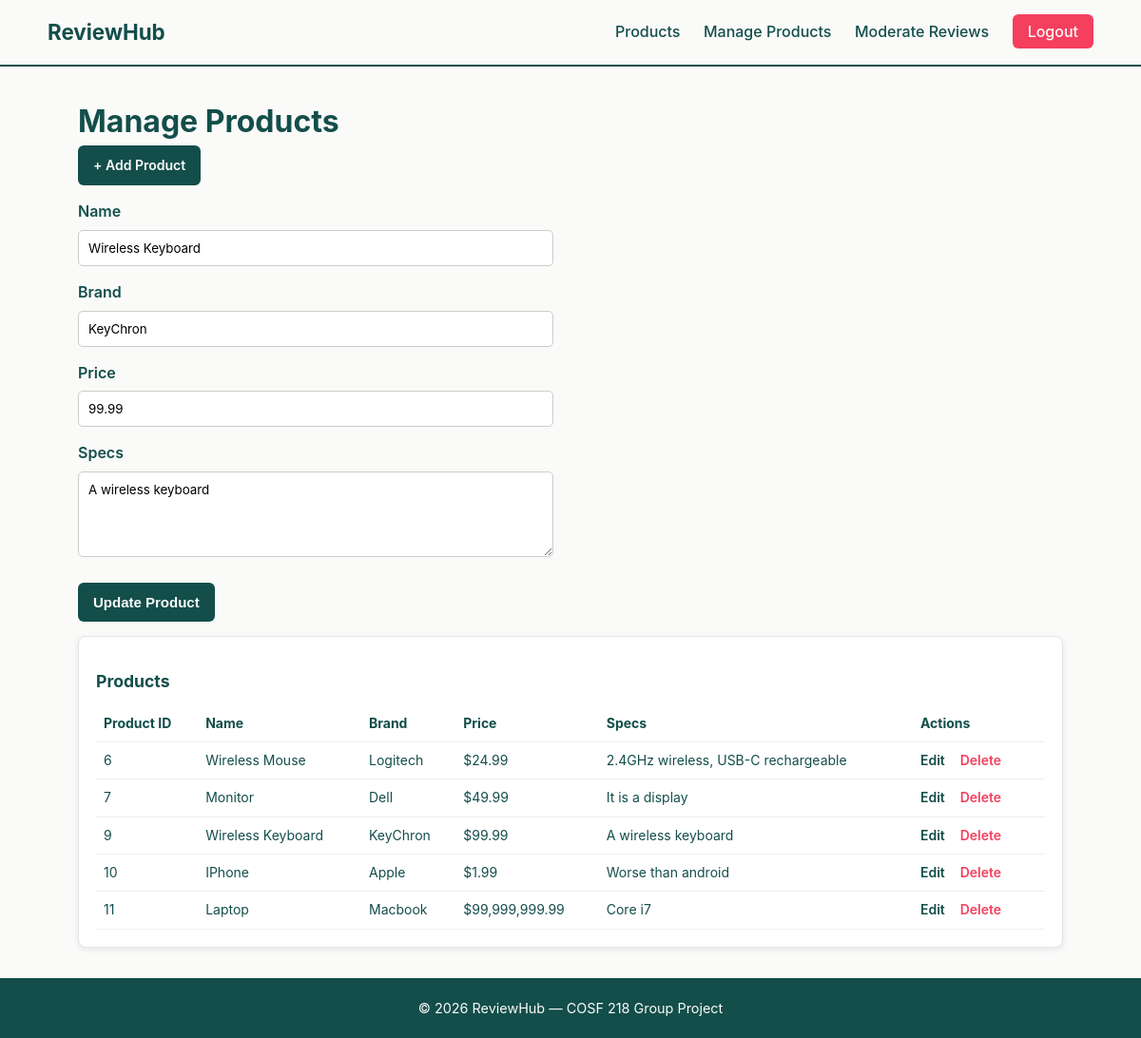
Page /admin/products.php?action=edit&product_id=9 (signed in) on the committed database.
### tables this page shows
CREATE TABLE `products` (
  `product_id` int(11) NOT NULL,
  `name` varchar(150) NOT NULL,
  `brand` varchar(100) NOT NULL,
  `price` decimal(10,2) NOT NULL,
  `specs` text DEFAULT NULL
);

### admin/products.php (the view, shortened to what this page needs)
<?php
require_once __DIR__ . '/../config/db.php';
$showForm = isset($_GET['action']) && $_GET['action'] === 'add';
$editProduct = null;
if (isset($_GET['action']) && $_GET['action'] === 'edit' && isset($_GET['product_id'])) {
    $edit_id = (int) $_GET['product_id'];
    $editQuery = mysqli_prepare($conn, "SELECT product_id, name, brand, price, specs FROM products WHERE product_id = ?");
    mysqli_stmt_bind_param($editQuery, "i", $edit_id);
    mysqli_stmt_execute($editQuery);
    $editResult = mysqli_stmt_get_result($editQuery);
    $editProduct = mysqli_fetch_assoc($editResult);
}
$sql = "SELECT product_id, name, brand, price, specs FROM products";
$result = mysqli_query($conn, $sql);
require_once __DIR__ . '/../includes/header.php';
?>
<h1>Manage Products</h1>
<div id="add_buttons">
    <a href="products.php?action=add" id="addbtn">+ Add Product</a>
</div>
<?php if ($showForm || $editProduct): ?>
    <form method="POST" action="products.php">
        <label for="name">Name</label>
        <input type="text" name="name" id="name" value="<?= $editProduct ? htmlspecialchars($editProduct['name']) : '' ?>" required>
        <label for="brand">Brand</label>
        <input type="text" name="brand" id="brand" value="<?= $editProduct ? htmlspecialchars($editProduct['brand']) : '' ?>" required>
        <label for="price">Price</label>
        <input type="text" name="price" id="price" value="<?= $editProduct ? $editProduct['price'] : '' ?>" required>
        <label for="specs">Specs</label>
        <textarea name="specs" id="specs"><?= $editProduct ? htmlspecialchars($editProduct['specs']) : '' ?></textarea>
        <input type="submit" value="<?= $editProduct ? 'Update Product' : 'Save Product' ?>">
    </form>
<?php endif; ?>
<div id="table">
    <table>
        <caption>Products</caption>
        <thead>
            <tr>
                <th>Product ID</th>
                <th>Name</th>
                <th>Brand</th>
                <th>Price</th>
                <th>Specs</th>
                <th>Actions</th>
            </tr>
        </thead>
        <tbody>
            <?php if (mysqli_num_rows($result) === 0): ?>
                <tr><td colspan="6">No products yet.</td></tr>
            <?php else: ?>
                <?php while ($product = mysqli_fetch_assoc($result)): ?>
                    <tr>
                        <td><?= $product['product_id'] ?></td>
                        <td><?= htmlspecialchars($product['name']) ?></td>
                        <td><?= htmlspecialchars($product['brand']) ?></td>
                        <td>$<?= number_format($product['price'], 2) ?></td>
                        <td><?= htmlspecialchars($product['specs']) ?></td>
                        <td class="actions">
                            <a href="products.php?action=edit&product_id=<?= $product['product_id'] ?>" class="edit">Edit</a>
                            <a href="products.php?action=delete&product_id=<?= $product['product_id'] ?>" class="delete" onclick="return confirm('Delete this product? This cannot be undone.');">Delete</a>
                        </td>
                    </tr>
                <?php endwhile; ?>
            <?php endif; ?>
        </tbody>
    </table>
</div>
<?php require_once __DIR__ . '/../includes/footer.php'; ?>

### assets/css/style.css (style rules this page uses)
* { margin: 0; padding: 0; box-sizing: border-box; }
body { font-family: -apple-system, "Segoe UI", Roboto, Helvetica, Arial, sans-serif; background-color: #FAFAF9; color: #134E4A; line-height: 1.6; }
form { max-width: 500px; }
label { display: block; margin-top: 15px; font-weight: 600; color: #134E4A; }
select, textarea, input[type="text"], input[type="email"], input[type="password"] { width: 100%; padding: 10px; margin-top: 6px; border: 1px solid #ccc; border-radius: 5px; box-sizing: border-box; font-family: inherit; }
textarea { resize: vertical; min-height: 90px; }
input[type="submit"] { background-color: #134E4A; color: #FAFAF9; border: none; margin-top: 20px; padding: 12px 16px; border-radius: 6px; cursor: pointer; font-size: 15px; font-weight: 600; }
table { width: 100%; border-collapse: collapse; margin-top: 15px; }
th, td { text-align: left; padding: 8px; border-bottom: 1px solid #eee; font-size: 14px; }
th { color: #134E4A; }
#table { background: #FFFFFF; border-radius: 8px; box-shadow: 0 2px 6px rgba(19, 78, 74, 0.1); padding: 18px; border: 1px solid #e5e5e3; margin-top: 15px; }
#table caption { text-align: left; font-weight: 700; color: #134E4A; margin-bottom: 10px; font-size: 1.1rem; }
#addbtn { display: inline-block; background-color: #134E4A; color: #FAFAF9; text-decoration: none; padding: 10px 16px; border-radius: 6px; font-weight: 600; font-size: 14px; }
.actions a { text-decoration: none; font-weight: 600; margin-right: 12px; }
.actions .edit { color: #134E4A; }
.actions .delete, .actions .reject { color: #F43F5E; }

### rows in the picture
products: name "Wireless Keyboard", brand "KeyChron", price "99.99", specs "A wireless keyboard", product_id "9"
products: product_id "6", name "Wireless Mouse", brand "Logitech", price "24.99", specs "2.4GHz wireless, USB-C rechargeable"
products: product_id "7", name "Monitor", brand "Dell", price "49.99", specs "It is a display"
products: product_id "10", name "IPhone", brand "Apple", price "1.99", specs "Worse than android"
products: product_id "11", name "Laptop", brand "Macbook", price "99,999,999.99", specs "Core i7"
